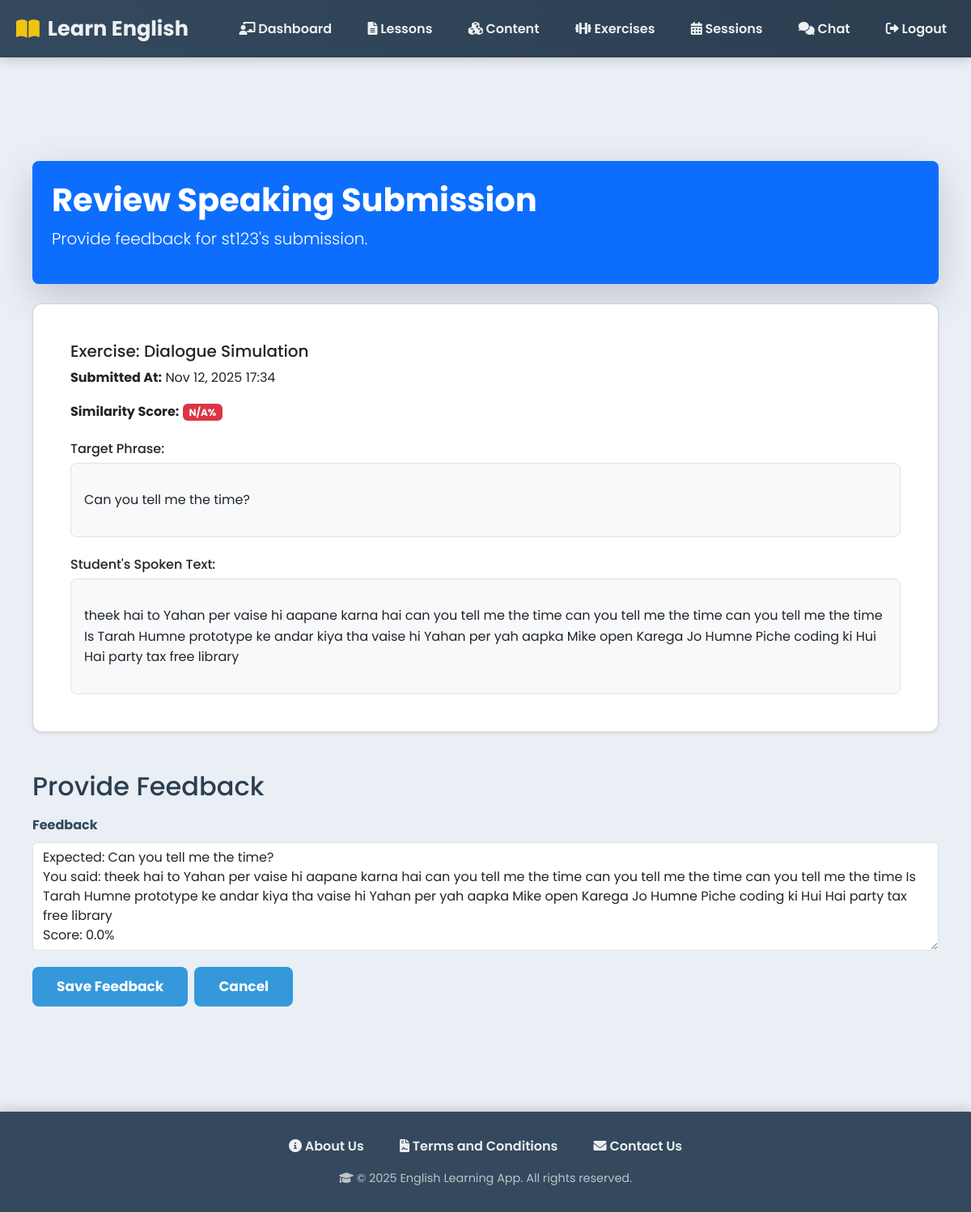
Page /teacher/review-speaking-submission/11/ (signed in) on the committed database.
### myapp/models.py (models this page shows, shortened)
class SpeakingSubmission(models.Model):
    student = models.ForeignKey(UserRegister, on_delete=models.CASCADE, related_name="speaking_submissions")
    exercise = models.ForeignKey(SpeakingExercise, on_delete=models.CASCADE, related_name="submissions")
    spoken_text = models.TextField(blank=True, null=True)
    similarity_score = models.FloatField(default=0.0)
    feedback = models.TextField(blank=True, null=True)
    submitted_at = models.DateTimeField(auto_now_add=True)

class UserRegister(models.Model):
    USER_TYPE_CHOICES = [
        ('student', 'Student'),
        ('teacher', 'Teacher/Tutor'),
    ]
    user_id = models.AutoField(primary_key=True)
    full_name = models.CharField(max_length=100)
    username = models.CharField(max_length=50, unique=True)
    email = models.EmailField(unique=True)
    phone = models.CharField(max_length=15, unique=True)
    password_hash = models.CharField(max_length=255)
    usertype = models.CharField(max_length=20, choices=USER_TYPE_CHOICES, default='student')
    created_at = models.DateTimeField(default=timezone.now)

class SpeakingExercise(models.Model):
    EXERCISE_TYPE_CHOICES = (
        ('pronunciation', 'Pronunciation Practice'),
        ('dialogue', 'Dialogue Simulation'),
        ('response', 'Prompt Response'),
    )
    lesson = models.ForeignKey(Lesson, on_delete=models.CASCADE, related_name="speaking_exercises")
    title = models.CharField(max_length=200)
    description = models.TextField(blank=True, null=True)
    exercise_type = models.CharField(max_length=20, choices=EXERCISE_TYPE_CHOICES)
    target_phrase = models.TextField(help_text="Target phrase for pronunciation practice")
    audio_example = models.FileField(upload_to='speaking_examples/', blank=True, null=True)
    created_at = models.DateTimeField(auto_now_add=True)

### myapp/views.py (the view)
# urls.py: path('teacher/review-speaking-submission/<int:submission_id>/', views.review_speaking_submission, name='review_speaking_submission'),
def review_speaking_submission(request, submission_id):
    if request.session.get("usertype") != "teacher":
        return redirect("login")
    teacher = get_object_or_404(UserRegister, user_id=request.session.get("user_id"))
    submission = get_object_or_404(SpeakingSubmission, pk=submission_id)
    if request.method == "POST":
        form = SpeakingSubmissionFeedbackForm(request.POST, instance=submission)
        if form.is_valid():
            form.save()
            messages.success(request, "Feedback updated successfully!")
            return redirect("teacher_dashboard")
    else:
        form = SpeakingSubmissionFeedbackForm(instance=submission)
    return render(request, "teacher/review_speaking_submission.html", {
        "form": form,
        "submission": submission,
        "student": submission.student,
        "exercise": submission.exercise,
    })

### myapp/forms.py
class SpeakingSubmissionFeedbackForm(forms.ModelForm):
    class Meta:
        model = SpeakingSubmission
        fields = ['feedback']
        widgets = {
            'feedback': forms.Textarea(attrs={'class': 'form-control', 'rows': 5}),
        }

### templates/teacher/review_speaking_submission.html (shortened to what this page needs)
{% extends "base.html" %}
{% block content %}
<div class="container mt-5">
    <header class="mb-4 p-4 bg-primary text-white rounded-3 shadow-lg">
        <h1 class="display-6 fw-bold">Review Speaking Submission</h1>
        <p class="lead">Provide feedback for {{ submission.student.username }}'s submission.</p>
    </header>
    <div class="card shadow-sm mb-5">
        <div class="card-body">
            <h5 class="card-title">Exercise: {{ submission.exercise.title }}</h5>
            <p class="card-text"><strong>Submitted At:</strong> {{ submission.submitted_at|date:"M d, Y H:i" }}</p>
            <p class="card-text"><strong>Similarity Score:</strong>
                <span class="badge
                    {% if submission.similarity_score >= 90 %}bg-success
                    {% elif submission.similarity_score >= 70 %}bg-info
                    {% else %}bg-danger
                    {% endif %}">
                    {{ submission.similarity_score|default:"N/A" }}%
                </span>
            </p>
            <h6 class="mt-4">Target Phrase:</h6>
            <div class="p-3 bg-light rounded-3 border">
                <p>{{ submission.exercise.target_phrase|linebreaks }}</p>
            </div>
            <h6 class="mt-4">Student's Spoken Text:</h6>
            <div class="p-3 bg-light rounded-3 border">
                <p>{{ submission.spoken_text|default:"[Audio Only]"|linebreaks }}</p>
            </div>
        </div>
    </div>
    <h2 class="mb-3">Provide Feedback</h2>
    <form method="POST" class="needs-validation" novalidate>
        <div class="mb-3">
            <label for="{{ form.feedback.id_for_label }}" class="form-label">Feedback</label>
            {{ form.feedback }}
        </div>
        <div class="d-flex gap-2">
            <button type="submit" class="btn btn-primary">Save Feedback</button>
            <a href="{% url 'teacher_dashboard' %}" class="btn btn-secondary">Cancel</a>
        </div>
    </form>
</div>
{% endblock %}

### templates/base.html (style rules this page uses)
body { font-family: 'Poppins', 'Segoe UI', Tahoma, Geneva, Verdana, sans-serif; margin: 0; padding: 0; background: #e9eff5; color: #2c3e50; line-height: 1.6; }
.container { padding: 40px 20px; max-width: 1200px; margin: 0 auto; }
.card { background: #ffffff; padding: 30px; margin-bottom: 30px; border-radius: 12px; box-shadow: 0 6px 20px rgba(0,0,0,0.08); }
form label { display: block; margin-bottom: 8px; font-weight: 700; color: #34495e; }
input[type="text"], input[type="email"], input[type="password"], input[type="number"], input[type="datetime-local"], input[type="form-control"], select, textarea { width: 100%; padding: 12px; margin-bottom: 20px; border: 1px solid #dcdfe4; border-radius: 8px; font-size: 16px; box-sizing: border-box; transition: border-color 0.3s, box-shadow 0.3s; }
textarea { min-height: 150px; resize: vertical; }
.btn { display: inline-block; padding: 12px 30px; background: #3498db; color: #fff; border: none; border-radius: 8px; text-decoration: none; cursor: pointer; font-size: 17px; font-weight: 700; transition: background 0.3s, transform 0.2s, box-shadow 0.3s; }

### rows in the picture
SpeakingSubmission: student.username "st123", exercise "Dialogue Simulation", submitted_at "Nov 12, 2025 17:34", similarity_score "N/A", exercise.target_phrase "Can you tell me the time?", spoken_text "theek hai to Yahan per vaise hi aapane karna hai can you tell me the time can you tell me the time can you tell me the time Is Tarah Humne prototype ke andar kiya tha vaise hi Yahan per yah aapka Mike open Karega Jo Humne Piche coding ki Hui Hai party tax free library", feedback "Expected: Can you tell me the time? You said: theek hai to Yahan per vaise hi aapane karna hai can you tell me the time can you tell me the time can you tell me the time Is Tarah Humne prototype ke andar kiya tha vaise hi Yahan per yah aapka Mike open Karega Jo Humne Piche coding ki Hui Hai party tax free library Score: 0.0%"
